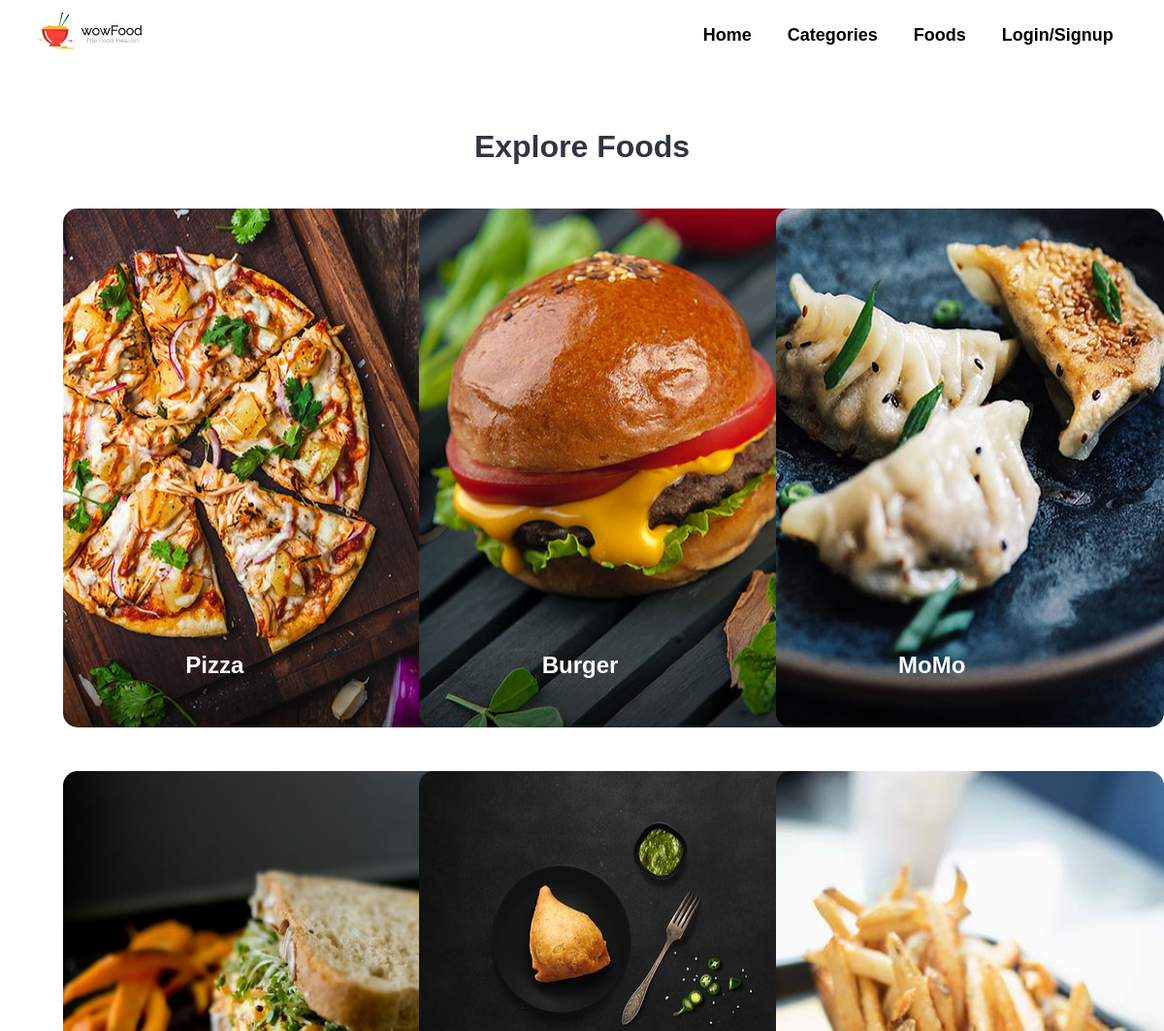
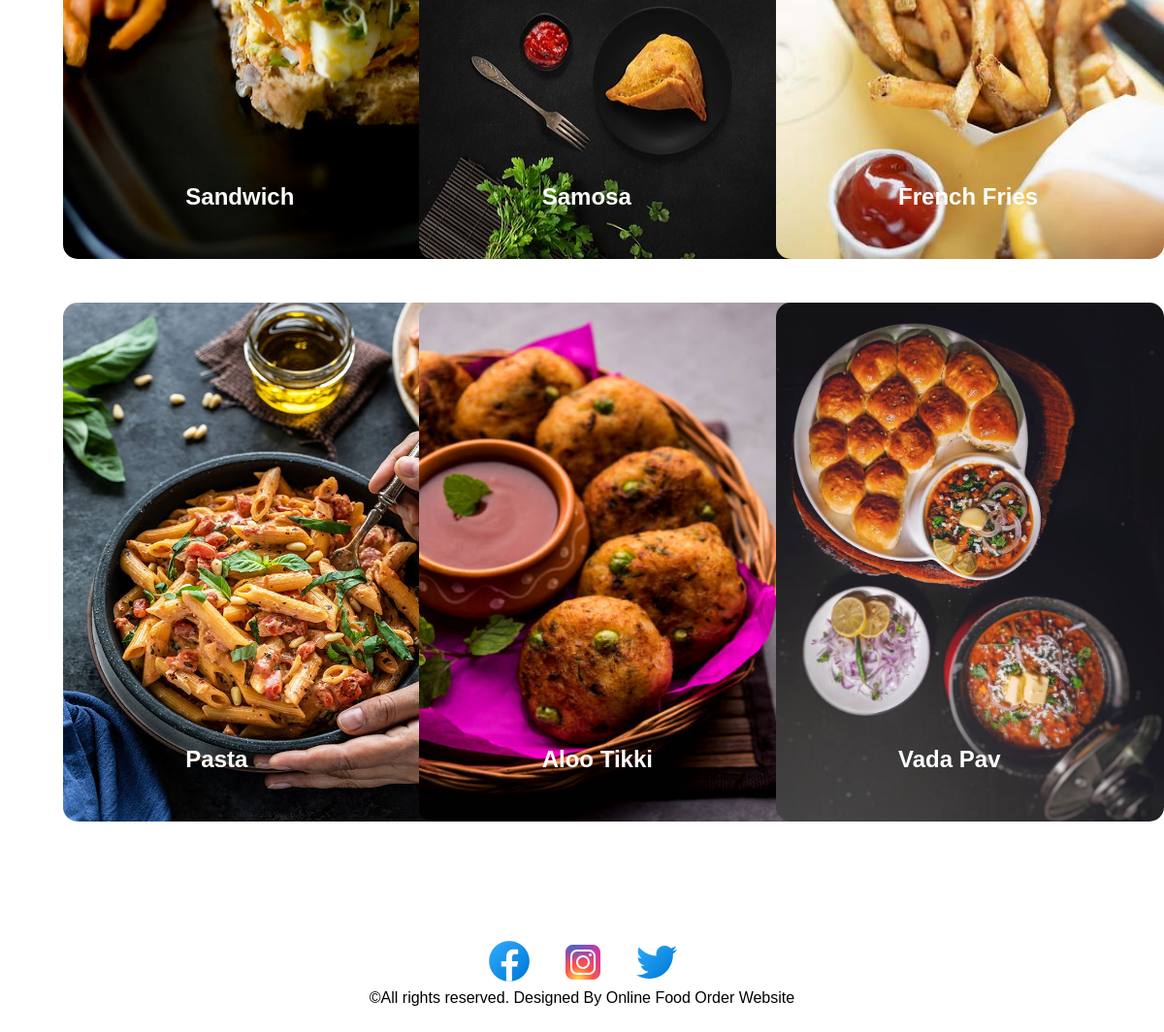
The app's page /Categories.php with its own data (2 pictures, top to bottom).
### tables this page shows
CREATE TABLE IF NOT EXISTS `tbl_category` (
  `id` int(10) unsigned NOT NULL AUTO_INCREMENT,
  `title` varchar(100) NOT NULL,
  `image_name` varchar(255) NOT NULL,
  `featured` varchar(10) NOT NULL,
  `active` varchar(10) NOT NULL,
  PRIMARY KEY (`id`)
);

### Categories.php (the view, shortened to what this page needs)
<?php
include('partials-front/menu.php');
?>
<!DOCTYPE html PUBLIC "-//W3C//DTD XHTML 1.0 Transitional//EN" "http://www.w3.org/TR/xhtml1/DTD/xhtml1-transitional.dtd">
<html xmlns="http://www.w3.org/1999/xhtml">
<head>
</head>
<section class="categories">
	<div class="container">
		<h2 class="text-center">Explore Foods</h2>
        <?php
            $sql = "SELECT * FROM tbl_category WHERE active = 'Yes' ";
            $res = mysqli_query($conn, $sql);
            $count = mysqli_num_rows($res);
            if($count>0)
            {
                while($row=mysqli_fetch_assoc($res))
                {
                    $id = $row['id'];
                    $title = $row['title'];
                    $image_name = $row['image_name'];
                    ?>
                    <a href="<?php echo SITEURL;?>foods-category.php?category_id=<?php echo $id; ?>">
                        <div class="box-3 float-container" style="margin-left:29px;">
                        <?php
                            if($image_name=="")
                            {
                                echo "<div class='error'>Image Not Found.</div>";
                            }
                            else
                            {
                                ?>
                                <img src="<?php echo SITEURL; ?>images/category/<?php echo $image_name; ?>" alt="Pizza" class="img-responsive img-curve" style="width:400px; height:535px;" >
                                <?php
                            }
                        ?>
                            <h3 class="float-text text-white"><?php echo $title; ?></h3>
                        </div>
                    </a>
                    <?php
                }
            }
            else
            {
                echo "<div class='error'>Category Not Found.</div>";
            }
        ?>
	</div>
</section>
<body>
</body>
</html>
<?php
include('partials-front/footer.php');
?>

### partials-front/menu.php (shortened to what this page needs)
<!DOCTYPE html PUBLIC "-//W3C//DTD XHTML 1.0 Transitional//EN" "http://www.w3.org/TR/xhtml1/DTD/xhtml1-transitional.dtd">
<html xmlns="http://www.w3.org/1999/xhtml">
<head>
<link rel="stylesheet" href="css/style.css" />
</head>
<body>
	<div class="container">
			<div class="logo">
				<a href="index.php" title="logo">
				<img src="images/logo.png" alt="Restaurant Logo" class="img-responsive" />
				</a>
			</div>
		<div class="menu text-right" >
			<ul>
                    <li>
                        <a href="<?php echo SITEURL; ?>" class="pad">Home</a>
                    </li>
                    <li>
                        <a href="<?php echo SITEURL; ?>Categories.php" class="pad">Categories</a>
                    </li>
                    <li>
                        <a href="<?php echo SITEURL; ?>category-foods.php" class="pad">Foods</a>
                    </li>
					<li>
                        <?php if(isset($_SESSION['login_user'])) { ?>
           <a  href="logout.php" onClick="myFunction()" style="text-decoration:none" class="pad">Logout</a>
  <?php }else { ?><a  href="login.php" class="pad">Login/Signup </a><?php } ?>
                    </li>
               </ul>
		</div>
	</div>
</body>
</html>

### partials-front/footer.php (shortened to what this page needs)
<!DOCTYPE html PUBLIC "-//W3C//DTD XHTML 1.0 Transitional//EN" "http://www.w3.org/TR/xhtml1/DTD/xhtml1-transitional.dtd">
<html xmlns="http://www.w3.org/1999/xhtml">
<head>
</head>
<body>
		<section class="social">
		<div class="container text-center pad">
	            <ul>
                <li>
                    <a href="#"><img src="images/Footer/facebook-new.png" alt="Facebook" /></a>
                </li>
                <li>
                    <a href="#"><img src="images/Footer/instagram-new.png" alt="Instagram" /></a>
                </li>
                <li>
                    <a href="#"><img src="images/Footer/twitter.png"alt="Twitter" /></a>
                </li>
            </ul>
		 <p>&copy;All rights reserved. Designed By Online Food Order Website</p>
	</div>
	</section>
</body>
</html>

### css/style.css (style rules this page uses)
* { padding:0; margin:0; font-family: Arial, Helvetica, sans-serif; }
a { color:black; text-decoration: none; border-radius: 6px; font-size:18px; border-radius:4px; }
.pad { padding: 15px 5px; }
.menu { line-height:300%; }
.img-responsive { width: 100%; }
.logo { width: 10%; float: left; }
.menu ul { list-style-type: none; }
.menu ul li { display:inline; padding:1%; font-weight:bold; }
.text-right { text-align: right; }
.container { width: 94%; margin: 0; padding: 1%; }
.text-center { text-align:center; }
.container { width:94%; margin:0 auto; padding:1%; }
.social { padding: 2% 0; }
.social ul { list-style-type: none; }
.social ul li { display: inline; padding: 1%; }
.categories { padding: 4% 0; }
.categories { padding: 5% 0; }
.box-3 { width: 28%; float: left; margin: 50px; }
h2 { margin-bottom: 10%; }
h2 { color: #2f3542; font-size: 2rem; margin-bottom: 2%; }
h3 { font-size: 1.5rem; }
.img-curve { border-radius:15px; }
.text-white { color: white; }
.float-container { position: relative; }
.float-text { position: absolute; bottom: 50px; left: 40%; }

### Categories.php (style rules this page uses)
* { padding:0; margin:0; font-family: Arial, Helvetica, sans-serif; }
.categories { padding: 4% 0; }
.text-center { text-align: center; }
h2 { color: #2f3542; font-size: 2rem; margin-bottom: 2%; }
h3 { font-size: 1.5rem; }
.box-3 { width: 28%; float: left; margin: 2%; }
.float-container { position: relative; }
.img-responsive { width: 100%; }
.img-curve { border-radius: 15px; }
.text-white { color: white; }
.float-text { position: absolute; bottom: 50px; left: 40%; }

### records on screen
tbl_category: image_name (picture), title "Pizza"
tbl_category: image_name (picture), title "Burger"
tbl_category: image_name (picture), title "MoMo"
tbl_category: image_name (picture), title "Sandwich"
tbl_category: image_name (picture), title "Samosa"
tbl_category: image_name (picture), title "French Fries"
tbl_category: image_name (picture), title "Pasta"
tbl_category: image_name (picture), title "Aloo Tikki"
tbl_category: image_name (picture), title "Vada Pav"
